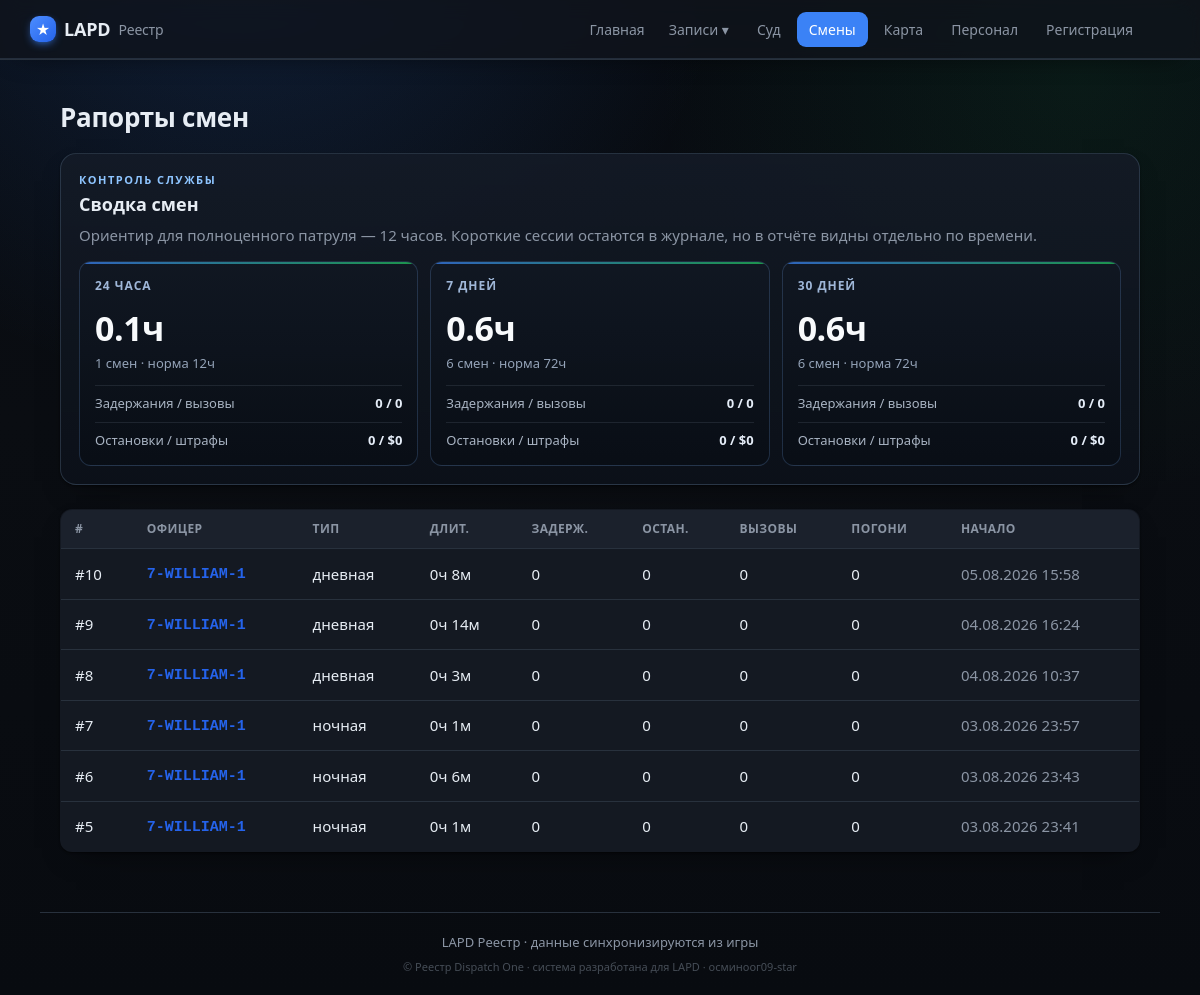
Page /shifts on the earlier database version.
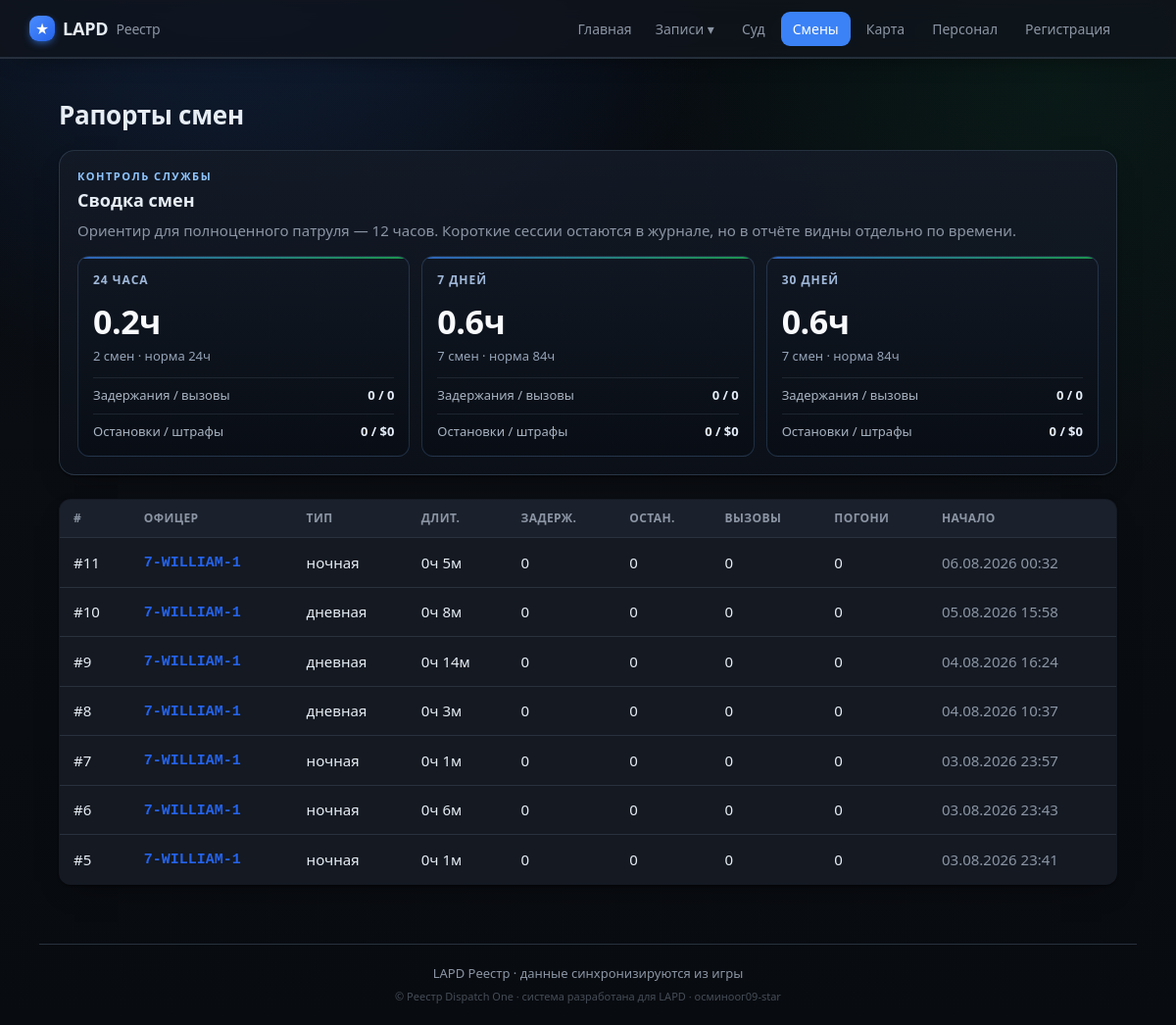
Same page on the later database version.
### tables this page shows
CREATE TABLE shifts (
                id INTEGER PRIMARY KEY AUTOINCREMENT,
                officer_id INTEGER NOT NULL,
                shift_type TEXT,
                started_at TEXT NOT NULL,
                ended_at TEXT,
                duration_min INTEGER DEFAULT 0,
                arrests INTEGER DEFAULT 0,
                traffic_stops INTEGER DEFAULT 0,
                pursuits INTEGER DEFAULT 0,
                pit INTEGER DEFAULT 0,
                callouts INTEGER DEFAULT 0,
                fines_total INTEGER DEFAULT 0,
                is_test INTEGER DEFAULT 0, source_ext TEXT,
                FOREIGN KEY (officer_id) REFERENCES officers(id)
            );

CREATE TABLE officers (
                id INTEGER PRIMARY KEY AUTOINCREMENT,
                callsign TEXT UNIQUE NOT NULL,
                name TEXT
            , current_status TEXT, status_since TEXT, rank TEXT, department TEXT, discord TEXT, is_admin INTEGER);

### app/main.py (the view)
@app.route("/shifts")
def shifts():
    return render_template("shifts.html", shifts=db.list_shifts(200),
                           periods=db.shift_periods())

### app/db.py (called while the page is built)
def fmt_dt(iso):
    try:
        dt = datetime.datetime.fromisoformat(iso)
        return dt.strftime("%d.%m.%Y %H:%M")
    except Exception:
        return iso or "—"

@contextmanager
def get_conn():
    conn = sqlite3.connect(config.DB_PATH)
    conn.row_factory = sqlite3.Row
    try:
        yield conn
        conn.commit()
    finally:
        conn.close()

def _row_to_shift(r):
    d = dict(r)
    d["is_test"] = bool(r["is_test"]) if "is_test" in r.keys() else False
    d["type_ru"] = SHIFT_TYPE_RU.get(r["shift_type"], r["shift_type"] or "—")
    dm = r["duration_min"] or 0
    d["duration_h"] = f"{dm // 60}ч {dm % 60}м"
    d["started_fmt"] = fmt_dt(r["started_at"])
    return d

def list_shifts(limit=100, officer_id=None):
    q = """SELECT shifts.*, officers.callsign, officers.name AS officer_name
           FROM shifts JOIN officers ON officers.id = shifts.officer_id"""
    params = []
    if officer_id:
        q += " WHERE shifts.officer_id=?"; params.append(officer_id)
    q += " ORDER BY shifts.id DESC LIMIT ?"; params.append(limit)
    with get_conn() as c:
        return [_row_to_shift(r) for r in c.execute(q, params).fetchall()]

### app/templates/shifts.html (shortened to what this page needs)
{% extends "base.html" %}
{% block content %}
<div class="case-head">
  <h1>Рапорты смен</h1>
</div>
<section class="period-panel">
  <div class="section-kicker">Контроль службы</div>
  <h2>Сводка смен</h2>
  <p class="muted">Ориентир для полноценного патруля — 12 часов. Короткие сессии остаются в журнале, но в отчёте видны отдельно по времени.</p>
  <div class="period-grid">
    {% for p in periods %}
      <article class="period-card">
        <div class="period-title">{{ p.label }}</div>
        <div class="period-main">{{ p.hours }}ч</div>
        <div class="period-sub">{{ p.count }} смен · норма {{ (p.count * 12) }}ч</div>
        <div class="period-line">
          <span>Задержания / вызовы</span>
          <b>{{ p.arrests }} / {{ p.callouts }}</b>
        </div>
        <div class="period-line">
          <span>Остановки / штрафы</span>
          <b>{{ p.traffic_stops }} / ${{ p.fines_total }}</b>
        </div>
      </article>
    {% endfor %}
  </div>
</section>
{% if shifts %}
<table class="tbl">
  <thead><tr><th>#</th><th>Офицер</th><th>Тип</th><th>Длит.</th><th>Задерж.</th><th>Остан.</th><th>Вызовы</th><th>Погони</th><th>Начало</th></tr></thead>
  <tbody>
  {% for s in shifts %}
    <tr onclick="location='{{ url_for('shift_view', sid=s.id) }}'">
      <td><a class="row-link" href="{{ url_for('shift_view', sid=s.id) }}" onclick="event.stopPropagation()">#{{ s.id }}</a></td>
      <td>{% if s.callsign %}<a class="cs" href="{{ url_for('officer_view', callsign=s.callsign) }}" onclick="event.stopPropagation()">{{ s.callsign }}</a>{% else %}—{% endif %}
        {% if s.is_test %}<span class="tag test">ТЕСТ</span>{% endif %}</td>
      <td>{{ s.type_ru }}</td>
      <td>{{ s.duration_h }}</td>
      <td>{{ s.arrests }}</td>
      <td>{{ s.traffic_stops }}</td>
      <td>{{ s.callouts }}</td>
      <td>{{ s.pursuits }}</td>
      <td class="muted">{{ s.started_fmt }}</td>
    </tr>
  {% endfor %}
  </tbody>
</table>
{% else %}
  <p class="empty">Смен пока нет. После закрытия игры агент отправит первый рапорт автоматически.</p>
{% endif %}
{% endblock %}

Differences in the rows shown:
added shifts: id "11", callsign "7-WILLIAM-1", type_ru "ночная", duration_h "0ч 5м", arrests "0", traffic_stops "0", callouts "0", pursuits "0", started_fmt "06.08.2026 00:32"
Other differences:
new list line: "24 ЧАСА 0.2 ч 2 смен · норма 24 ч Задержания / вызовы 0 / 0 Остановки / штрафы 0 / $ 0"
new list line: "7 ДНЕЙ 0.6 ч 7 смен · норма 84 ч Задержания / вызовы 0 / 0 Остановки / штрафы 0 / $ 0"
new list line: "30 ДНЕЙ 0.6 ч 7 смен · норма 84 ч Задержания / вызовы 0 / 0 Остановки / штрафы 0 / $ 0"
list line gone: "24 ЧАСА 0.1 ч 1 смен · норма 12 ч Задержания / вызовы 0 / 0 Остановки / штрафы 0 / $ 0"
list line gone: "7 ДНЕЙ 0.6 ч 6 смен · норма 72 ч Задержания / вызовы 0 / 0 Остановки / штрафы 0 / $ 0"
list line gone: "30 ДНЕЙ 0.6 ч 6 смен · норма 72 ч Задержания / вызовы 0 / 0 Остановки / штрафы 0 / $ 0"
